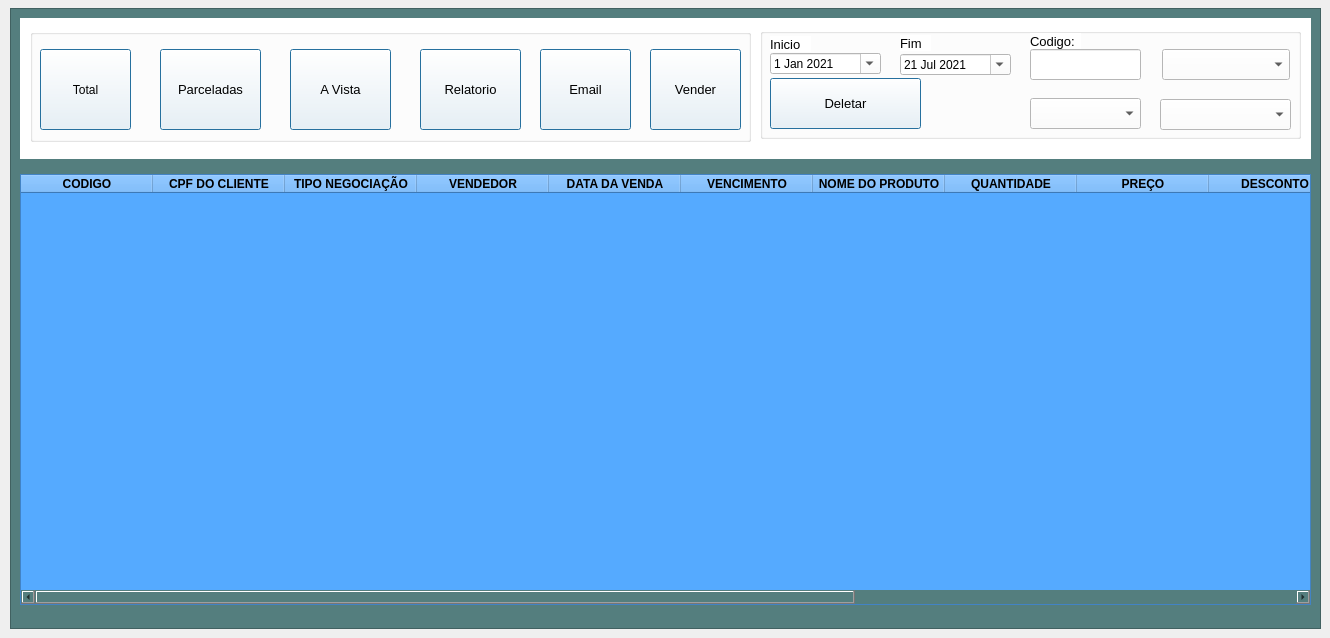
        <widget class="QWidget" name="tab_16">
         <attribute name="icon">
          <iconset>
           <normaloff>../../Imagens/excel.png</normaloff>../../Imagens/excel.png</iconset>
         </attribute>
         <attribute name="title">
          <string>Relatorios de vendas</string>
         </attribute>
         <widget class="QFrame" name="frame_55">
          <property name="enabled">
           <bool>true</bool>
          </property>
          <property name="geometry">
           <rect>
            <x>10</x>
            <y>8</y>
            <width>1311</width>
            <height>621</height>
           </rect>
          </property>
          <property name="styleSheet">
           <string notr="true">background-color: rgb(83, 127, 90);
background-color: rgb(84, 126, 126);</string>
          </property>
          <property name="frameShape">
           <enum>QFrame::StyledPanel</enum>
          </property>
          <property name="frameShadow">
           <enum>QFrame::Raised</enum>
          </property>
          <widget class="QTableWidget" name="tableWidget_8">
           <property name="enabled">
            <bool>true</bool>
           </property>
           <property name="geometry">
            <rect>
             <x>10</x>
             <y>166</y>
             <width>1291</width>
             <height>431</height>
            </rect>
           </property>
           <property name="font">
            <font>
             <family>Segoe UI</family>
             <pointsize>10</pointsize>
             <weight>50</weight>
             <bold>false</bold>
            </font>
           </property>
           <property name="styleSheet">
            <string notr="true">background-color: rgb(85, 170, 255);</string>
           </property>
           <property name="alternatingRowColors">
            <bool>true</bool>
           </property>
           <property name="verticalScrollMode">
            <enum>QAbstractItemView::ScrollPerPixel</enum>
           </property>
           <property name="horizontalScrollMode">
            <enum>QAbstractItemView::ScrollPerPixel</enum>
           </property>
           <attribute name="horizontalHeaderMinimumSectionSize">
            <number>35</number>
           </attribute>
           <attribute name="horizontalHeaderDefaultSectionSize">
            <number>132</number>
           </attribute>
           <attribute name="verticalHeaderMinimumSectionSize">
            <number>20</number>
           </attribute>
           <attribute name="verticalHeaderDefaultSectionSize">
            <number>21</number>
           </attribute>
           <column>
            <property name="text">
             <string>CODIGO</string>
            </property>
            <property name="font">
             <font>
              <weight>75</weight>
              <bold>true</bold>
             </font>
            </property>
            <property name="background">
             <color>
              <red>85</red>
              <green>170</green>
              <blue>255</blue>
             </color>
            </property>
           </column>
           <column>
            <property name="text">
             <string>CPF DO CLIENTE</string>
            </property>
            <property name="font">
             <font>
              <weight>75</weight>
              <bold>true</bold>
             </font>
            </property>
            <property name="background">
             <color>
              <red>85</red>
              <green>170</green>
              <blue>255</blue>
             </color>
            </property>
           </column>
           <column>
            <property name="text">
             <string>TIPO NEGOCIAÇÃO</string>
            </property>
            <property name="font">
             <font>
              <weight>75</weight>
              <bold>true</bold>
             </font>
            </property>
            <property name="background">
             <color>
              <red>85</red>
              <green>170</green>
              <blue>255</blue>
             </color>
            </property>
           </column>
           <column>
            <property name="text">
             <string>VENDEDOR</string>
            </property>
            <property name="font">
             <font>
              <weight>75</weight>
              <bold>true</bold>
             </font>
            </property>
            <property name="background">
             <color>
              <red>85</red>
              <green>170</green>
              <blue>255</blue>
             </color>
            </property>
           </column>
           <column>
            <property name="text">
             <string>DATA DA VENDA</string>
            </property>
            <property name="font">
             <font>
              <weight>75</weight>
              <bold>true</bold>
             </font>
            </property>
            <property name="background">
             <color>
              <red>85</red>
              <green>170</green>
              <blue>255</blue>
             </color>
            </property>
           </column>
           <column>
            <property name="text">
             <string>VENCIMENTO</string>
            </property>
            <property name="font">
             <font>
              <weight>75</weight>
              <bold>true</bold>
             </font>
            </property>
            <property name="background">
             <color>
              <red>85</red>
              <green>170</green>
              <blue>255</blue>
             </color>
            </property>
           </column>
           <column>
            <property name="text">
             <string>NOME DO PRODUTO</string>
            </property>
            <property name="font">
             <font>
              <weight>75</weight>
              <bold>true</bold>
             </font>
            </property>
            <property name="background">
             <color>
              <red>85</red>
              <green>170</green>
              <blue>255</blue>
             </color>
            </property>
           </column>
           <column>
            <property name="text">
             <string>QUANTIDADE</string>
            </property>
            <property name="font">
             <font>
              <weight>75</weight>
              <bold>true</bold>
             </font>
            </property>
            <property name="background">
             <color>
              <red>85</red>
              <green>170</green>
              <blue>255</blue>
             </color>
            </property>
           </column>
           <column>
            <property name="text">
             <string>PREÇO</string>
            </property>
            <property name="font">
             <font>
              <weight>75</weight>
              <bold>true</bold>
             </font>
            </property>
            <property name="background">
             <color>
              <red>255</red>
              <green>0</green>
              <blue>0</blue>
             </color>
            </property>
           </column>
           <column>
            <property name="text">
             <string>DESCONTO</string>
            </property>
            <property name="font">
             <font>
              <weight>75</weight>
              <bold>true</bold>
             </font>
            </property>
            <property name="background">
             <color>
              <red>255</red>
              <green>0</green>
              <blue>0</blue>
             </color>
            </property>
           </column>
           <column>
            <property name="text">
             <string>VALOR TOTAL</string>
            </property>
            <property name="font">
             <font>
              <weight>75</weight>
              <bold>true</bold>
             </font>
            </property>
            <property name="background">
             <color>
              <red>85</red>
              <green>170</green>
              <blue>255</blue>
             </color>
            </property>
           </column>
           <column>
            <property name="text">
             <string>NATUREZA DA VENDA</string>
            </property>
            <property name="font">
             <font>
              <weight>75</weight>
              <bold>true</bold>
             </font>
            </property>
            <property name="background">
             <color>
              <red>85</red>
              <green>170</green>
              <blue>255</blue>
             </color>
            </property>
           </column>
           <column>
            <property name="text">
             <string>PERCELAS</string>
            </property>
            <property name="font">
             <font>
              <weight>75</weight>
              <bold>true</bold>
             </font>
            </property>
            <property name="background">
             <color>
              <red>85</red>
              <green>170</green>
              <blue>255</blue>
             </color>
            </property>
           </column>
           <column>
            <property name="text">
             <string>OBSERVAÇÃO</string>
            </property>
            <property name="font">
             <font>
              <weight>75</weight>
              <bold>true</bold>
             </font>
            </property>
            <property name="background">
             <color>
              <red>85</red>
              <green>170</green>
              <blue>255</blue>
             </color>
            </property>
           </column>
           <column>
            <property name="text">
             <string>ENTRADA E SAIDA</string>
            </property>
            <property name="font">
             <font>
              <weight>75</weight>
              <bold>true</bold>
             </font>
            </property>
            <property name="background">
             <color>
              <red>85</red>
              <green>170</green>
              <blue>255</blue>
             </color>
            </property>
           </column>
          </widget>
          <widget class="QFrame" name="frame_56">
           <property name="geometry">
            <rect>
             <x>10</x>
             <y>10</y>
             <width>1291</width>
             <height>141</height>
            </rect>
           </property>
           <property name="styleSheet">
            <string notr="true">background-color: rgb(255, 255, 255);</string>
           </property>
           <property name="frameShape">
            <enum>QFrame::NoFrame</enum>
           </property>
           <property name="frameShadow">
            <enum>QFrame::Raised</enum>
           </property>
           <widget class="QGroupBox" name="groupBox_61">
            <property name="geometry">
             <rect>
              <x>10</x>
              <y>11</y>
              <width>721</width>
              <height>113</height>
             </rect>
            </property>
            <property name="font">
             <font>
              <pointsize>10</pointsize>
              <weight>75</weight>
              <bold>true</bold>
             </font>
            </property>
            <property name="styleSheet">
             <string notr="true">color: rgb(0, 0, 0);
</string>
            </property>
            <property name="title">
             <string/>
            </property>
            <widget class="QPushButton" name="geraexcel_7">
             <property name="geometry">
              <rect>
               <x>390</x>
               <y>20</y>
               <width>101</width>
               <height>81</height>
              </rect>
             </property>
             <property name="font">
              <font>
               <pointsize>10</pointsize>
               <weight>50</weight>
               <bold>false</bold>
              </font>
             </property>
             <property name="cursor">
              <cursorShape>PointingHandCursor</cursorShape>
             </property>
             <property name="focusPolicy">
              <enum>Qt::NoFocus</enum>
             </property>
             <property name="toolTip">
              <string>Gerar relatorio de vendas</string>
             </property>
             <property name="styleSheet">
              <string notr="true"/>
             </property>
             <property name="text">
              <string>Relatorio</string>
             </property>
             <property name="icon">
              <iconset>
               <normaloff>../../Imagens/excel.png</normaloff>../../Imagens/excel.png</iconset>
             </property>
             <property name="iconSize">
              <size>
               <width>66</width>
               <height>34</height>
              </size>
             </property>
             <property name="shortcut">
              <string/>
             </property>
             <property name="checkable">
              <bool>false</bool>
             </property>
             <property name="checked">
              <bool>false</bool>
             </property>
             <property name="autoDefault">
              <bool>true</bool>
             </property>
             <property name="default">
              <bool>true</bool>
             </property>
             <property name="flat">
              <bool>false</bool>
             </property>
            </widget>
            <widget class="QPushButton" name="pushButton_25">
             <property name="enabled">
              <bool>true</bool>
             </property>
             <property name="geometry">
              <rect>
               <x>130</x>
               <y>20</y>
               <width>101</width>
               <height>81</height>
              </rect>
             </property>
             <property name="font">
              <font>
               <pointsize>10</pointsize>
               <weight>50</weight>
               <bold>false</bold>
              </font>
             </property>
             <property name="cursor">
              <cursorShape>PointingHandCursor</cursorShape>
             </property>
             <property name="focusPolicy">
              <enum>Qt::NoFocus</enum>
             </property>
             <property name="toolTip">
              <string>Vendas parceladas</string>
             </property>
             <property name="styleSheet">
              <string notr="true"/>
             </property>
             <property name="text">
              <string>Parceladas</string>
             </property>
             <property name="icon">
              <iconset>
               <normaloff>../../Imagens/vendaparcelada.png</normaloff>../../Imagens/vendaparcelada.png</iconset>
             </property>
             <property name="iconSize">
              <size>
               <width>92</width>
               <height>30</height>
              </size>
             </property>
             <property name="autoDefault">
              <bool>true</bool>
             </property>
             <property name="default">
              <bool>true</bool>
             </property>
             <property name="flat">
              <bool>false</bool>
             </property>
            </widget>
            <widget class="QPushButton" name="pushButton_26">
             <property name="geometry">
              <rect>
               <x>260</x>
               <y>20</y>
               <width>101</width>
               <height>81</height>
              </rect>
             </property>
             <property name="font">
              <font>
               <pointsize>10</pointsize>
               <weight>50</weight>
               <bold>false</bold>
              </font>
             </property>
             <property name="cursor">
              <cursorShape>PointingHandCursor</cursorShape>
             </property>
             <property name="focusPolicy">
              <enum>Qt::NoFocus</enum>
             </property>
             <property name="toolTip">
              <string>Vendas a vista</string>
             </property>
             <property name="styleSheet">
              <string notr="true"/>
             </property>
             <property name="text">
              <string>A Vista</string>
             </property>
             <property name="icon">
              <iconset>
               <normaloff>../../Imagens/vendaavista.ico</normaloff>../../Imagens/vendaavista.ico</iconset>
             </property>
             <property name="iconSize">
              <size>
               <width>30</width>
               <height>64</height>
              </size>
             </property>
             <property name="autoDefault">
              <bool>true</bool>
             </property>
             <property name="default">
              <bool>true</bool>
             </property>
             <property name="flat">
              <bool>false</bool>
             </property>
            </widget>
            <widget class="QPushButton" name="enviaemail_4">
             <property name="geometry">
              <rect>
               <x>510</x>
               <y>20</y>
               <width>91</width>
               <height>81</height>
              </rect>
             </property>
             <property name="font">
              <font>
               <pointsize>10</pointsize>
               <weight>50</weight>
               <bold>false</bold>
              </font>
             </property>
             <property name="cursor">
              <cursorShape>PointingHandCursor</cursorShape>
             </property>
             <property name="focusPolicy">
              <enum>Qt::NoFocus</enum>
             </property>
             <property name="toolTip">
              <string>Enviar email</string>
             </property>
             <property name="styleSheet">
              <string notr="true"/>
             </property>
             <property name="text">
              <string>Email</string>
             </property>
             <property name="icon">
              <iconset>
               <normaloff>../../Imagens/o-email.png</normaloff>../../Imagens/o-email.png</iconset>
             </property>
             <property name="iconSize">
              <size>
               <width>37</width>
               <height>50</height>
              </size>
             </property>
             <property name="autoDefault">
              <bool>true</bool>
             </property>
             <property name="default">
              <bool>true</bool>
             </property>
             <property name="flat">
              <bool>false</bool>
             </property>
            </widget>
            <widget class="QPushButton" name="realizarVendas_4">
             <property name="geometry">
              <rect>
               <x>620</x>
               <y>20</y>
               <width>91</width>
               <height>81</height>
              </rect>
             </property>
             <property name="font">
              <font>
               <pointsize>10</pointsize>
               <weight>50</weight>
               <bold>false</bold>
              </font>
             </property>
             <property name="cursor">
              <cursorShape>PointingHandCursor</cursorShape>
             </property>
             <property name="focusPolicy">
              <enum>Qt::NoFocus</enum>
             </property>
             <property name="toolTip">
              <string>Enviar email</string>
             </property>
             <property name="styleSheet">
              <string notr="true"/>
             </property>
             <property name="text">
              <string>Vender</string>
             </property>
             <property name="icon">
              <iconset>
               <normaloff>../../Imagens/carrinhodecompras.png</normaloff>../../Imagens/carrinhodecompras.png</iconset>
             </property>
             <property name="iconSize">
              <size>
               <width>37</width>
               <height>50</height>
              </size>
             </property>
             <property name="autoDefault">
              <bool>true</bool>
             </property>
             <property name="default">
              <bool>true</bool>
             </property>
             <property name="flat">
              <bool>false</bool>
             </property>
            </widget>
            <widget class="QPushButton" name="pushButton_27">
             <property name="geometry">
              <rect>
               <x>10</x>
               <y>20</y>
               <width>91</width>
               <height>81</height>
              </rect>
             </property>
             <property name="cursor">
              <cursorShape>PointingHandCursor</cursorShape>
             </property>
             <property name="focusPolicy">
              <enum>Qt::NoFocus</enum>
             </property>
             <property name="toolTip">
              <string>Consultar vendas</string>
             </property>
             <property name="styleSheet">
              <string notr="true"/>
             </property>
             <property name="text">
              <string>Total</string>
             </property>
             <property name="icon">
              <iconset>
               <normaloff>../../Imagens/lupa.ico</normaloff>../../Imagens/lupa.ico</iconset>
             </property>
             <property name="iconSize">
              <size>
               <width>40</width>
               <height>35</height>
              </size>
             </property>
             <property name="autoDefault">
              <bool>true</bool>
             </property>
             <property name="default">
              <bool>true</bool>
             </property>
             <property name="flat">
              <bool>false</bool>
             </property>
            </widget>
           </widget>
           <widget class="QGroupBox" name="groupBox_62">
            <property name="geometry">
             <rect>
              <x>740</x>
              <y>10</y>
              <width>541</width>
              <height>111</height>
             </rect>
            </property>
            <property name="font">
             <font>
              <pointsize>10</pointsize>
              <weight>75</weight>
              <bold>true</bold>
             </font>
            </property>
            <property name="styleSheet">
             <string notr="true">color: rgb(0, 0, 0);
</string>
            </property>
            <property name="title">
             <string/>
            </property>
            <widget class="QDateEdit" name="dateEdit_17">
             <property name="enabled">
              <bool>true</bool>
             </property>
             <property name="geometry">
              <rect>
               <x>10</x>
               <y>25</y>
               <width>111</width>
               <height>21</height>
              </rect>
             </property>
             <property name="sizePolicy">
              <sizepolicy hsizetype="Fixed" vsizetype="Fixed">
               <horstretch>0</horstretch>
               <verstretch>0</verstretch>
              </sizepolicy>
             </property>
             <property name="font">
              <font>
               <family>MS Shell Dlg 2</family>
              </font>
             </property>
             <property name="cursor">
              <cursorShape>PointingHandCursor</cursorShape>
             </property>
             <property name="styleSheet">
              <string notr="true">color: rgb(0, 0, 0);
background-color: rgb(255, 255, 255);</string>
             </property>
             <property name="accelerated">
              <bool>false</bool>
             </property>
             <property name="correctionMode">
              <enum>QAbstractSpinBox::CorrectToPreviousValue</enum>
             </property>
             <property name="showGroupSeparator" stdset="0">
              <bool>false</bool>
             </property>
             <property name="currentSection">
              <enum>QDateTimeEdit::DaySection</enum>
             </property>
             <property name="calendarPopup">
              <bool>true</bool>
             </property>
             <property name="timeSpec">
              <enum>Qt::TimeZone</enum>
             </property>
             <property name="date">
              <date>
               <year>2021</year>
               <month>1</month>
               <day>1</day>
              </date>
             </property>
            </widget>
            <widget class="QDateEdit" name="dateEdit_18">
             <property name="geometry">
              <rect>
               <x>140</x>
               <y>26</y>
               <width>111</width>
               <height>21</height>
              </rect>
             </property>
             <property name="cursor">
              <cursorShape>PointingHandCursor</cursorShape>
             </property>
             <property name="styleSheet">
              <string notr="true">color: rgb(0, 0, 0);
background-color: rgb(255, 255, 255);background-color: rgb(255, 255, 255);</string>
             </property>
             <property name="calendarPopup">
              <bool>true</bool>
             </property>
             <property name="date">
              <date>
               <year>2021</year>
               <month>7</month>
               <day>21</day>
              </date>
             </property>
            </widget>
            <widget class="QLineEdit" name="lineEdit_26">
             <property name="geometry">
              <rect>
               <x>270</x>
               <y>21</y>
               <width>111</width>
               <height>31</height>
              </rect>
             </property>
             <property name="font">
              <font>
               <pointsize>10</pointsize>
              </font>
             </property>
             <property name="styleSheet">
              <string notr="true">background-color: rgb(255, 255, 255);</string>
             </property>
            </widget>
            <widget class="QLabel" name="label_209">
             <property name="geometry">
              <rect>
               <x>140</x>
               <y>7</y>
               <width>31</width>
               <height>16</height>
              </rect>
             </property>
             <property name="font">
              <font>
               <family>Arial</family>
               <pointsize>10</pointsize>
              </font>
             </property>
             <property name="styleSheet">
              <string notr="true"/>
             </property>
             <property name="text">
              <string>Fim</string>
             </property>
            </widget>
            <widget class="QLabel" name="label_210">
             <property name="geometry">
              <rect>
               <x>270</x>
               <y>5</y>
               <width>51</width>
               <height>16</height>
              </rect>
             </property>
             <property name="font">
              <font>
               <family>Arial</family>
               <pointsize>10</pointsize>
              </font>
             </property>
             <property name="styleSheet">
              <string notr="true"/>
             </property>
             <property name="text">
              <string>Codigo:</string>
             </property>
            </widget>
            <widget class="QComboBox" name="comboBox_15">
             <property name="geometry">
              <rect>
               <x>402</x>
               <y>21</y>
               <width>128</width>
               <height>31</height>
              </rect>
             </property>
             <property name="font">
              <font>
               <family>Arial</family>
               <pointsize>10</pointsize>
              </font>
             </property>
             <property name="cursor">
              <cursorShape>PointingHandCursor</cursorShape>
             </property>
             <property name="styleSheet">
              <string notr="true">background-color: rgb(255, 255, 255);
color: rgb(0, 0, 0);</string>
             </property>
            </widget>
            <widget class="QPushButton" name="pushButton_28">
             <property name="enabled">
              <bool>true</bool>
             </property>
             <property name="geometry">
              <rect>
               <x>10</x>
               <y>50</y>
               <width>151</width>
               <height>51</height>
              </rect>
             </property>
             <property name="font">
              <font>
               <pointsize>10</pointsize>
               <weight>50</weight>
               <bold>false</bold>
              </font>
             </property>
             <property name="cursor">
              <cursorShape>PointingHandCursor</cursorShape>
             </property>
             <property name="focusPolicy">
              <enum>Qt::NoFocus</enum>
             </property>
             <property name="toolTip">
              <string>Dar baixa em vendas</string>
             </property>
             <property name="styleSheet">
              <string notr="true"/>
             </property>
             <property name="text">
              <string>Deletar</string>
             </property>
             <property name="icon">
              <iconset>
               <normaloff>../../Imagens/fdelete_256.ico</normaloff>../../Imagens/fdelete_256.ico</iconset>
             </property>
             <property name="iconSize">
              <size>
               <width>37</width>
               <height>68</height>
              </size>
             </property>
             <property name="autoDefault">
              <bool>true</bool>
             </property>
             <property name="default">
              <bool>true</bool>
             </property>
             <property name="flat">
              <bool>false</bool>
             </property>
            </widget>
            <widget class="QComboBox" name="comboBox_16">
             <property name="geometry">
              <rect>
               <x>400</x>
               <y>71</y>
               <width>131</width>
               <height>31</height>
              </rect>
             </property>
             <property name="font">
              <font>
               <family>Arial</family>
               <pointsize>10</pointsize>
              </font>
             </property>
             <property name="cursor">
              <cursorShape>PointingHandCursor</cursorShape>
             </property>
             <property name="styleSheet">
              <string notr="true">background-color: rgb(255, 255, 255);
color: rgb(0, 0, 0);</string>
             </property>
            </widget>
            <widget class="QLabel" name="label_211">
             <property name="geometry">
              <rect>
               <x>10</x>
               <y>8</y>
               <width>41</width>
               <height>16</height>
              </rect>
             </property>
             <property name="font">
              <font>
               <family>Arial</family>
               <pointsize>10</pointsize>
              </font>
             </property>
             <property name="styleSheet">
              <string notr="true"/>
             </property>
             <property name="text">
              <string>Inicio</string>
             </property>
            </widget>
            <widget class="QComboBox" name="comboBox_17">
             <property name="geometry">
              <rect>
               <x>270</x>
               <y>70</y>
               <width>111</width>
               <height>31</height>
              </rect>
             </property>
             <property name="font">
              <font>
               <family>Arial</family>
               <pointsize>10</pointsize>
              </font>
             </property>
             <property name="cursor">
              <cursorShape>PointingHandCursor</cursorShape>
             </property>
             <property name="styleSheet">
              <string notr="true">background-color: rgb(255, 255, 255);
color: rgb(0, 0, 0);</string>
             </property>
            </widget>
           </widget>
          </widget>
         </widget>
        </widget>
